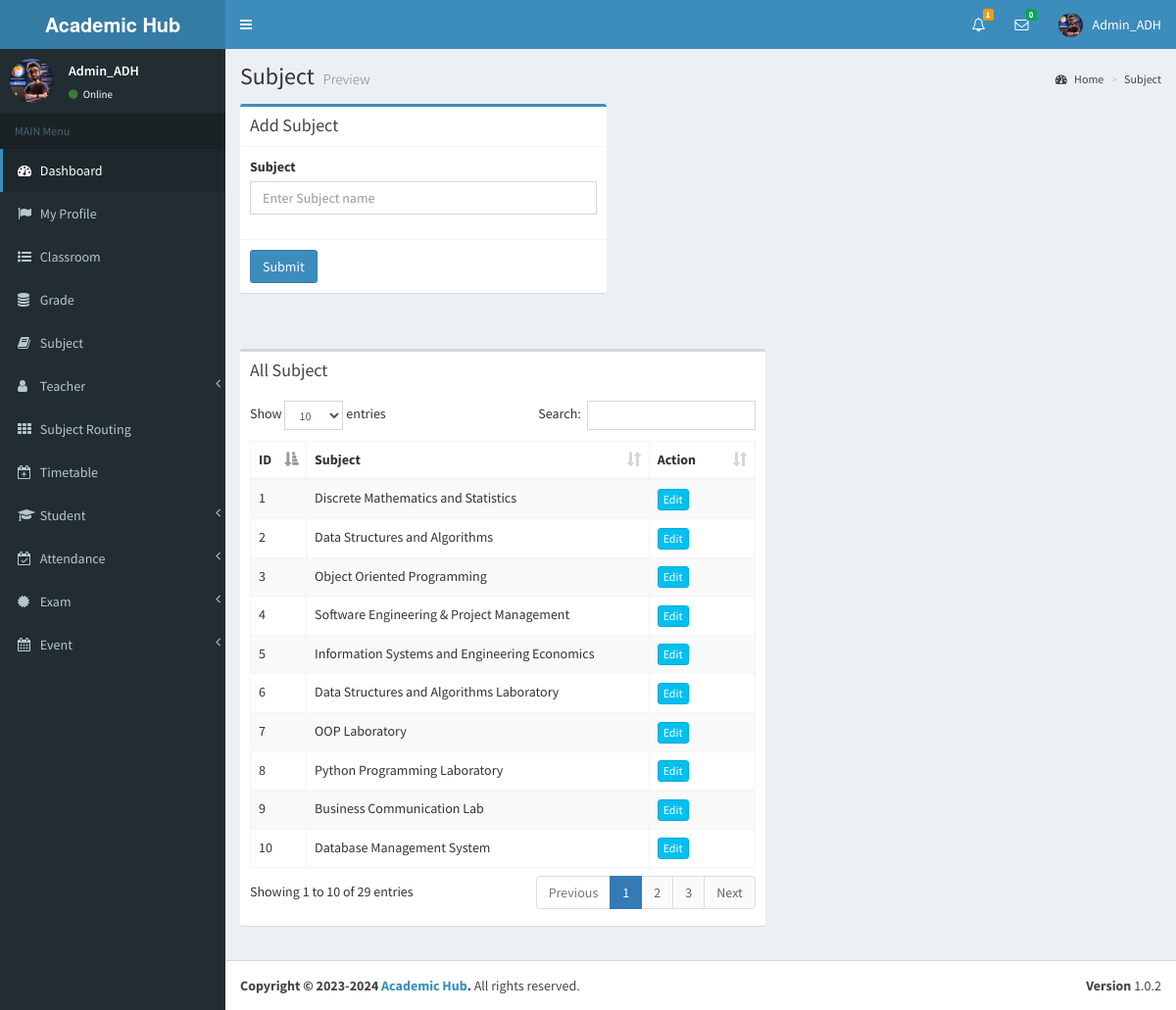
/view/subject.php (signed in), run on the app's committed database.
### tables this page shows
CREATE TABLE `subject` (
  `id` int(11) NOT NULL,
  `name` varchar(255) NOT NULL
);

### view/subject.php (the view, shortened to what this page needs)
<?php include_once('head.php'); ?>
<?php include_once('header_admin.php'); ?>
<?php include_once('sidebar.php'); ?>
<div class="content-wrapper">
	<section class="content-header">
		<h1>
            Subject
        	<small>Preview</small>
        </h1>
        <ol class="breadcrumb">
        	<li><a href="#"><i class="fa fa-dashboard"></i> Home</a></li>
            <li><a href="#">Subject</a></li>
        </ol>
	</section>
    <section class="content">
    	<div class="row">
            <div class="col-md-5">
              	<div class="box box-primary">
                	<div class="box-header with-border">
                  		<h3 class="box-title">Add Subject</h3>
                	</div>
                	<form role="form" action="../index.php" method="post">
                  		<div class="box-body">
                    		<div class="form-group" id="divSubject">
                      			<label for="">Subject</label>
                      			<input type="text" class="form-control" id="name" placeholder="Enter Subject name" name="name" autocomplete="off">
                    		</div>
                  		</div>
                  		<div class="box-footer">
							<button type="submit" class="btn btn-primary">Submit</button>
						</div>
					</form>
				</div>
			</div>
		</div>
	</section>
	<section class="content" >
		<div class="row" id="table1">
			<div class="col-md-7">
				<div class="box">
                	<div class="box-header">
						<h3 class="box-title">All Subject</h3>
                	</div>
                	<div class="box-body table-responsive">
                		<table id="example1" class="table table-bordered table-striped">
                    		<thead>
                        		<th>ID</th>
                            	<th>Subject</th>
                            	<th>Action</th>
                        	</thead>
                        	<tbody>
<?php
include_once('../controller/config.php');
$sql="SELECT * FROM subject";
$result=mysqli_query($conn,$sql);
$count = 0;
$cant_remove1=0;
$cant_remove2=0;
$cant_remove3=0;
$cant_remove4=0;
$cant_remove5=0;
$cant_remove6=0;
if(mysqli_num_rows($result) > 0) {
	while($row=mysqli_fetch_assoc($result)){
		$count++;
		$id=$row['id'];
?>
								<tr>
									<td><?php echo $count; ?></td>
               <td id="td1_<?php echo $row['id']; ?>"><?php echo $row['name']; ?></td>
                                	<td>
<?php
$sql1="SELECT * FROM exam_timetable WHERE subject_id='$id'";
$result1=mysqli_query($conn,$sql1);
if(mysqli_num_rows($result1) > 0){
	$cant_remove1=1;
}else{
	$cant_remove1=0;
}
$sql2="SELECT * FROM student_exam WHERE subject_id='$id'";
$result2=mysqli_query($conn,$sql2);
if(mysqli_num_rows($result2) > 0){
	$cant_remove2=1;
}else{
	$cant_remove2=0;
}
$sql3="SELECT * FROM student_payment_history WHERE subject_id='$id'";
$result3=mysqli_query($conn,$sql3);
if(mysqli_num_rows($result3) > 0){
	$cant_remove3=1;
}else{
	$cant_remove3=0;
}
$sql4="SELECT * FROM subject_routing WHERE subject_id='$id'";
$result4=mysqli_query($conn,$sql4);
if(mysqli_num_rows($result4) > 0){
	$cant_remove4=1;
}else{
	$cant_remove4=0;
}
$sql5="SELECT * FROM teacher_salary_history WHERE subject_id='$id'";
$result5=mysqli_query($conn,$sql5);
if(mysqli_num_rows($result5) > 0){
	$cant_remove5=1;
}else{
	$cant_remove5=0;
}
$sql6="SELECT * FROM timetable WHERE subject_id='$id'";
$result6=mysqli_query($conn,$sql6);
if(mysqli_num_rows($result6) > 0){
	$cant_remove6=1;
}else{
	$cant_remove6=0;
}
if($cant_remove1 > 0 || $cant_remove2 > 0 || $cant_remove3 > 0 || $cant_remove4 > 0 || $cant_remove5 > 0 || $cant_remove6 > 0 ){
	echo '<a href="#modalUpdateform" onClick="showModal(this)" class="btn btn-info btn-xs" data-id="'.$id.'" data-toggle="modal">Edit</a>';
}else{
	echo '<a href="#modalUpdateform" onClick="showModal(this)" class="btn btn-info btn-xs" data-id="'.$id.'" data-toggle="modal">Edit</a>';
	echo ' <a href="#" class="confirm-delete btn btn-danger btn-xs"  data-id="'.$id.'">Delete</a>';
}
?>
                            		</td>
                            	</tr>
<?php } } ?>
							</tbody>
						</table>
					</div>
				</div>
			</div>
    	</div>
	</section>
</div>
<?php include_once('footer.php');?>

### view/header_admin.php (shortened to what this page needs)
<body class="hold-transition skin-blue sidebar-mini" >
<div class="wrapper">
  <header class="main-header" >
    <a href="" class="logo">
      <span class="logo-lg"><strong> Academic Hub </strong></span>
    </a>
    <nav class="navbar navbar-static-top">
		<a href="#" class="sidebar-toggle" data-toggle="offcanvas" role="button">
       	</a>
		<div class="navbar-custom-menu">
			<ul class="nav navbar-nav">
              <li class="dropdown notifications-menu">
                <a href="#" class="dropdown-toggle" data-toggle="dropdown">
                  <i class="fa fa-bell-o"></i>
<?php
include_once('../controller/config.php');
$my_type=$_SESSION["type"];
if($my_type == 'Admin'){
	$sql1="SELECT COUNT(id) FROM main_notifications WHERE _isread='0'";
	$result1=mysqli_query($conn,$sql1);
	$row1=mysqli_fetch_assoc($result1);
	$notfi_count=$row1['COUNT(id)'];
?>
                  <span class="label label-warning"><?php echo $notfi_count; ?></span>
                </a>
              </li>
<?php }  ?>
<?php
include_once('../controller/config.php');
$my_index=$_SESSION["index_number"];
$sql="SELECT count(id)
      FROM my_friends
      WHERE my_index='$my_index' AND _status='Pending' AND _isread='0'";
$result=mysqli_query($conn,$sql);
$row=mysqli_fetch_assoc($result);
?>
<?php
include_once('../controller/config.php');
$my_index=$_SESSION["index_number"];
$unread_msg_count=0;
$sql="SELECT * FROM my_friends WHERE my_index='$my_index'";
$result=mysqli_query($conn,$sql);
while($row=mysqli_fetch_assoc($result)){
	$friend_index=$row['friend_index'];
	$sql1="SELECT count(id)
		  FROM online_chat
		  WHERE user_index='$friend_index' AND _isread='0'";
	$result1=mysqli_query($conn,$sql1);
	$row1=mysqli_fetch_assoc($result1);
	$unread_msg_count+=$row1['count(id)'];
}
?>
              <li class="dropdown messages-menu" id="unread_msg">
                <a href="#" class="dropdown-toggle" data-toggle="dropdown" >
                  <i class="fa fa-envelope-o"></i>
                  <span class="label label-success"><?php echo $unread_msg_count; ?></span>
                </a>
<?php
include_once('../controller/config.php');
$index=$_SESSION["index_number"];
$type=$_SESSION["type"];
$time='';
$file_path='';
	$sql="SELECT
           DISTINCT conversation_id,friend_index
           FROM
              my_friends
           WHERE
              	my_index='$index'
           ORDER BY
              conversation_id";
	$result=mysqli_query($conn,$sql);
	while($row=mysqli_fetch_assoc($result)){
		$conversation_id=$row['conversation_id'];
		$friend_index=$row['friend_index'];
		$sql3="SELECT * FROM my_friends WHERE conversation_id='$conversation_id' and friend_index='$friend_index'";
		$result3=mysqli_query($conn,$sql3);
		$row3=mysqli_fetch_assoc($result3);
		$friend_type=$row3['friend_type'];
		if($friend_type == "Admin"){
			$sql1="SELECT * FROM admin WHERE index_number='$friend_index'";
			$result1=mysqli_query($conn,$sql1);
			$row1=mysqli_fetch_assoc($result1);
			$friend_name=$row1['i_name'];
			$friend_image=$row1['image_name'];
		}
		if($friend_type == "Teacher"){
			$sql1="SELECT * FROM teacher WHERE index_number='$friend_index'";
			$result1=mysqli_query($conn,$sql1);
			$row1=mysqli_fetch_assoc($result1);
			$friend_name=$row1['i_name'];
			$friend_image=$row1['image_name'];
		}
		if($friend_type == "Student"){
			$sql1="SELECT * FROM student WHERE index_number='$friend_index'";
			$result1=mysqli_query($conn,$sql1);
			$row1=mysqli_fetch_assoc($result1);
			$friend_name=$row1['i_name'];
			$friend_image=$row1['image_name'];
		}
		$sql2="SELECT * FROM online_chat WHERE conversation_id='$conversation_id' ORDER BY id DESC LIMIT 1";
		$result2=mysqli_query($conn,$sql2);
		while($row2=mysqli_fetch_assoc($result2)){
			$last_msg=$row2['msg'];
			$msg_time=$row2['time'];
			$datetime1 = new DateTime($msg_time);
			$datetime2 = new DateTime();
			$interval = $datetime1->diff($datetime2);
			$year = $interval->format('%y y ');
			$month = $interval->format('%m m ');
			$days = $interval->format('%a d');
			$hours = $interval->format('%h h');
			$minutes = $interval->format('%i mins');
			$seconds = $interval->format('%s sec');
			if($year>0){
				$time=$year;
			}else if($month>0){
				$time=$month;
			}else if($days>0){
				$time=$days;
			}else if($hours>0){
				$time=$hours;
			}else if($minutes>0){
				$time=$minutes;
			}else{
				$time=$seconds;
			}
			if($type=="Admin"){
				$file_path="my_friends.php?do=showChatBox&my_index=$index&conversation_id=$conversation_id&friend_index=$friend_index&my_type=$type";
			}
			if($type=="Teacher"){
				$file_path="my_friends2.php?do=showChatBox&my_index=$index&conversation_id=$conversation_id&friend_index=$friend_index&my_type=$type";
			}
			if($type=="Student"){
				$file_path="my_friends1.php?do=showChatBox&my_index=$index&conversation_id=$conversation_id&friend_index=$friend_index&my_type=$type";
			}
?>
                      <li>
                        <a href="<?php echo $file_path; ?>" onClick="msgRead('<?php echo $index; ?>','<?php echo $conversation_id; ?>','<?php echo $friend_index; ?>','<?php echo $type; ?>')">
                          <div class="pull-left">
                            <img src="../<?php echo $friend_image; ?>" class="img-circle" alt="User Image">
                          </div>
                          <h4>
                            <?php echo $friend_name; ?>
                            <small><i class="fa fa-clock-o"></i> <?php echo $time; ?></small>
                          </h4>
                          <p><?php echo $last_msg; ?></p>
                        </a>
                      </li>
 <?php } } ?>
              </li>
<?php
include_once('../controller/config.php');
if($type=="Admin"){
	$sql="SELECT * FROM admin where index_number='$index'";
	$result=mysqli_query($conn,$sql);
	$row=mysqli_fetch_assoc($result);
}
?>
            	<li class="dropdown user user-menu">
                    <a href="#" class="dropdown-toggle" data-toggle="dropdown">
                      <img src="../<?php echo $row['image_name']; ?>" class="user-image" alt="User Image">
                      <span class="hidden-xs"><?php echo $row['i_name']; ?></span>
                    </a>
              </li>
            </ul>
        </div>
	</nav>
  </header>

### view/sidebar.php (shortened to what this page needs)
  <aside class="main-sidebar">
    <section class="sidebar">
      <?php
include_once('../controller/config.php');
$index = $_SESSION["index_number"];
$sql = "SELECT * FROM admin WHERE index_number='$index'";
$result = mysqli_query($conn, $sql);
$row = mysqli_fetch_assoc($result);
if ($row) {
    $name = $row['i_name'];
    $image = $row['image_name'];
} else {
    $name = "No data found";
    $image = "default_image.jpg";
}
?>
      <div class="user-panel">
      	<div class="pull-left image">
        	<img src="../<?php echo $image; ?>" class="img-circle" alt="User Image">
        </div>
        <div class="pull-left info">
        	<p><?php echo $name; ?></p>
            <a href="#"><i class="fa fa-circle text-success"></i> Online</a>
        </div>
      </div>
      <ul class="sidebar-menu">
        <li class="header">MAIN Menu</li>
        <li class="active treeview">
          <a href="dashboard.php">
            <i class="fa fa-dashboard"></i> <span>Dashboard</span>
          </a>
        </li>
         <li>
          <a href="admin_profile.php">
            <i class="fa fa-flag"></i> <span>My Profile</span>
          </a>
        </li>
        <li>
          <a href="class_room.php">
            <i class="fa fa-list-ul"></i> <span>Classroom</span>
          </a>
        </li>
        <li>
          <a href="grade.php">
            <i class="fa fa-database"></i> <span>Grade</span>
          </a>
        </li>
        <li>
          <a href="subject.php">
            <i class="fa fa-book"></i> <span>Subject</span>
          </a>
        </li>
        <li class="treeview">
          <a href="#">
            <i class="fa fa-user" aria-hidden="true"></i>
            <span>Teacher</span>
            <span class="pull-right-container">
              <i class="fa fa-angle-left pull-right"></i>
            </span>
          </a>
        </li>
        <li>
          <a href="subject_routing.php">
            <i class="fa fa-th"></i> <span>Subject Routing</span>
          </a>
        </li>
        <li>
          <a href="timetable.php">
            <i class="fa fa-calendar-plus-o"></i> <span>Timetable</span>
          </a>
        </li>
        <li class="treeview">
          <a href="#">
            <i class="fa fa-graduation-cap"></i>
            <span>Student</span>
            <span class="pull-right-container">
              <i class="fa fa-angle-left pull-right"></i>
            </span>
          </a>
        </li>
         <li class="treeview">
          <a href="#">
            <i class="fa fa-calendar-check-o"></i>
            <span>Attendance</span>
            <span class="pull-right-container">
              <i class="fa fa-angle-left pull-right"></i>
            </span>
          </a>
        </li>
        <li class="treeview">
          <a href="#">
            <i class="fa fa-certificate"></i>
            <span>Exam</span>
            <span class="pull-right-container">
              <i class="fa fa-angle-left pull-right"></i>
            </span>
          </a>
        </li>
        <li class="treeview">
          <a href="#">
            <i class="fa fa-calendar"></i>
            <span>Event</span>
            <span class="pull-right-container">
              <i class="fa fa-angle-left pull-right"></i>
            </span>
          </a>
        </li>
      </ul>
    </section>
  </aside>

### view/subject.php (style rules this page uses)
body { overflow-y:scroll; }

### data on the page
subject: name "Discrete Mathematics and Statistics"
subject: name "Data Structures and Algorithms"
subject: name "Object Oriented Programming"
subject: name "Software Engineering & Project Management"
subject: name "Information Systems and Engineering Economics"
subject: name "Data Structures and Algorithms Laboratory"
subject: name "OOP Laboratory"
subject: name "Python Programming Laboratory"
subject: name "Business Communication Lab"
subject: name "Database Management System"

### other printed values
$notfi_count "1"
$unread_msg_count "0"
$row['i_name'] "Admin_ADH"
$name "Admin_ADH"
